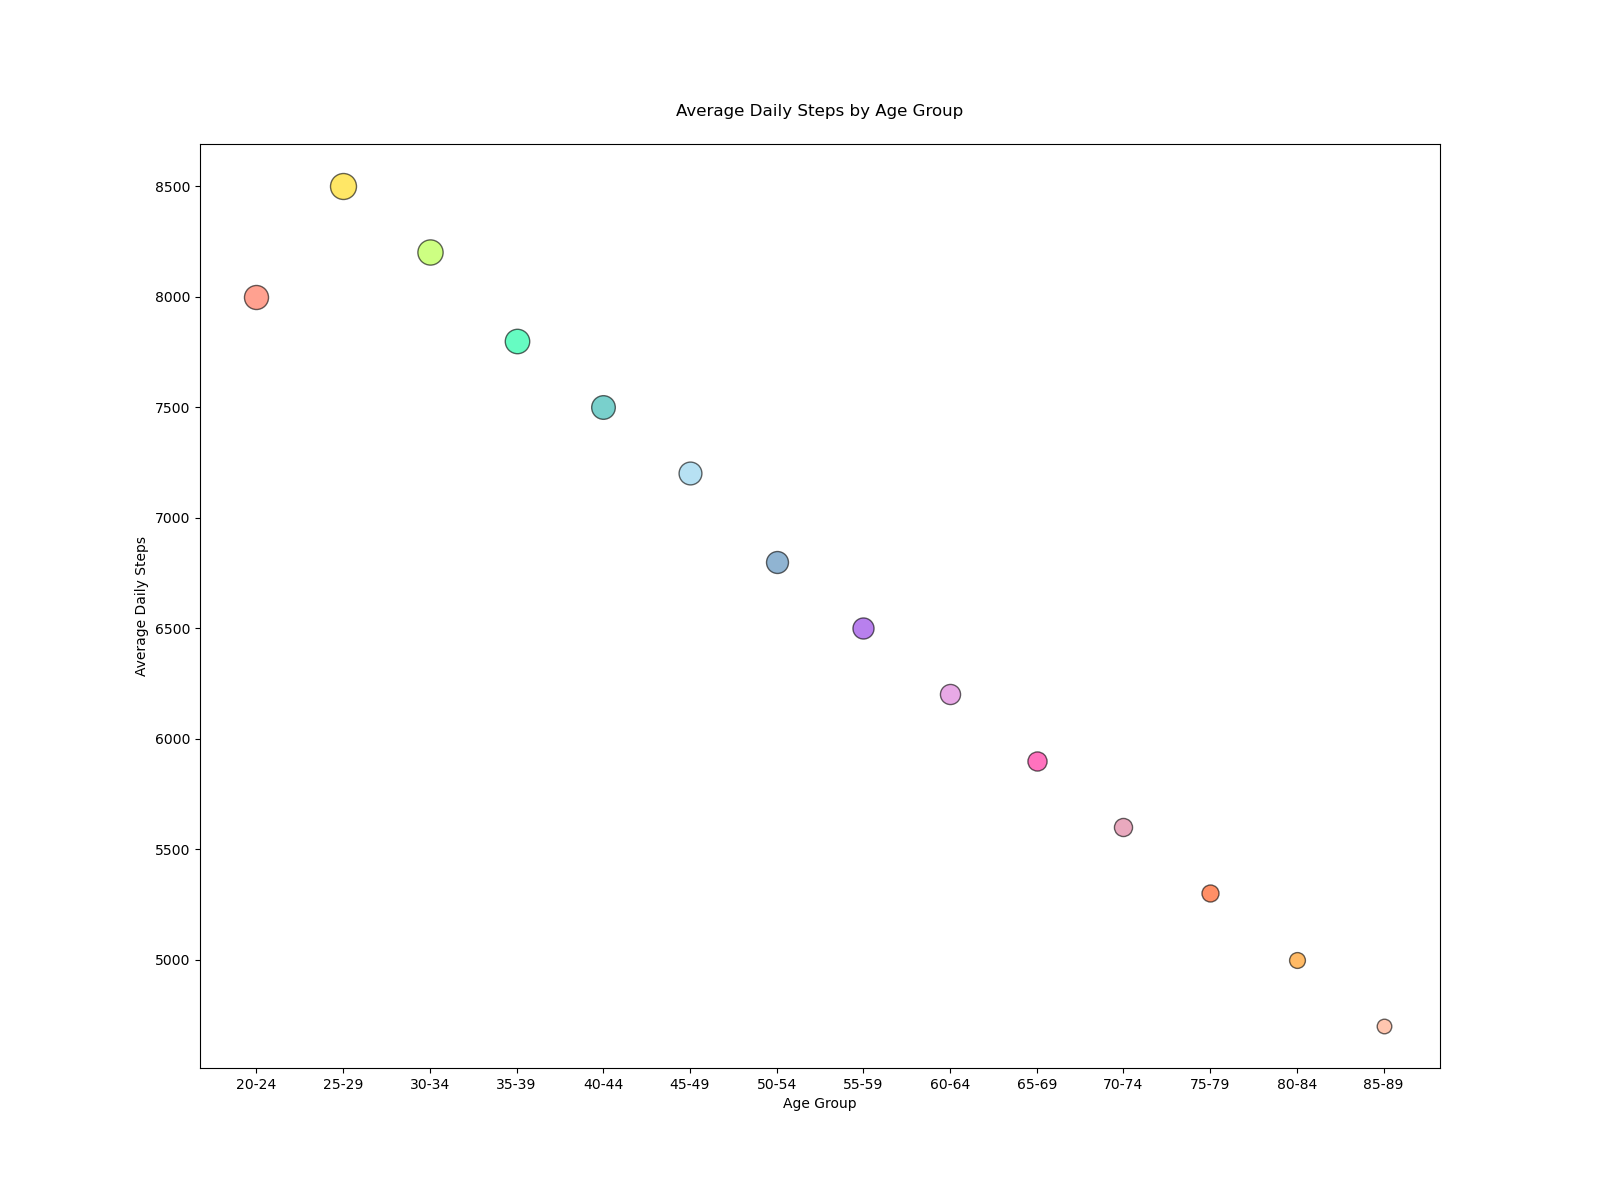

Python code for this plot:

import matplotlib.pyplot as plt

# Data
age_groups = ['20-24', '25-29', '30-34', '35-39', '40-44', '45-49', '50-54', '55-59', '60-64', '65-69', '70-74', '75-79', '80-84', '85-89']
avg_daily_steps = [8000, 8500, 8200, 7800, 7500, 7200, 6800, 6500, 6200, 5900, 5600, 5300, 5000, 4700]
population = [3000, 3500, 3300, 3100, 2900, 2700, 2500, 2300, 2100, 1900, 1700, 1500, 1300, 1100]
colors = ['#FF6347', '#FFD700', '#ADFF2F', '#00FA9A', '#20B2AA', '#87CEEB', '#4682B4', '#8A2BE2', '#DA70D6', '#FF1493', '#DB7093', '#FF4500', '#FF8C00', '#FFA07A']
sizes = [i / 10 for i in population]

fig, ax = plt.subplots(figsize=(16, 12))

# Bubble chart
for i in range(len(age_groups)):
    ax.scatter(age_groups[i], avg_daily_steps[i], s=sizes[i], alpha=0.6, color=colors[i], edgecolor='black')

# Title and labels
ax.set_title('Average Daily Steps by Age Group', pad=20)
ax.set_xlabel('Age Group')
ax.set_ylabel('Average Daily Steps')

plt.show()
